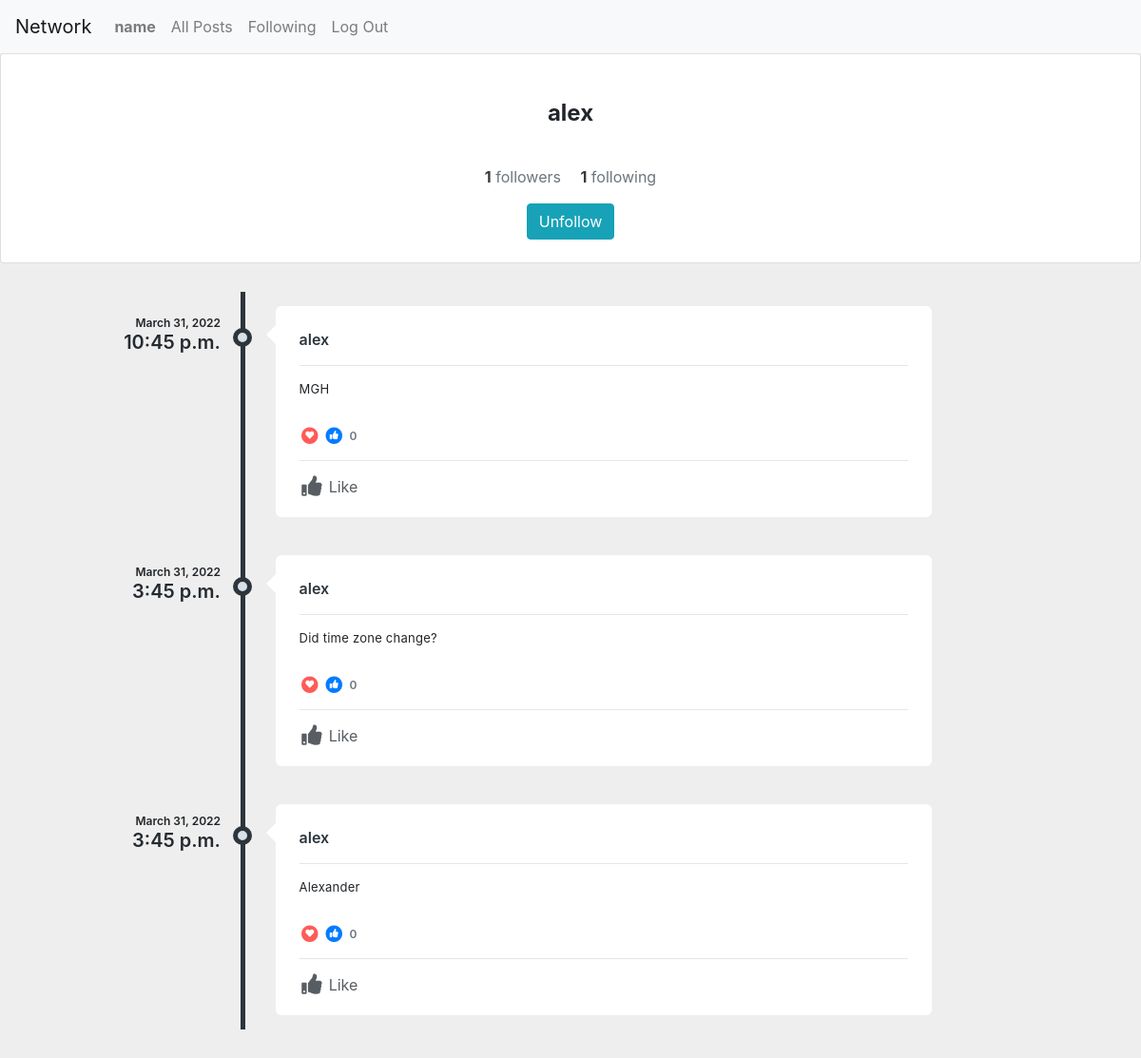
Screenshot of /alex/ (signed in) with the database file from the repository.
### network/models.py (models this page shows, shortened)
class User(AbstractUser):
    pass

class Posts(models.Model):
    person = models.ForeignKey(User, on_delete=models.CASCADE)
    post = models.CharField(max_length=280)
    timestamp = models.DateTimeField(auto_now_add=True)
    likes = models.ManyToManyField(User, related_name= 'likes')
    def likes_as_flat_user_id_list(self):
        return self.likes.values_list('id', flat=True)

### network/views.py (the view)
# urls.py: path("<str:person_url>/", views.username, name="username"),
def username(request, person_url):
    if request.method == "GET":
        person = User.objects.filter(username = person_url)
        posts = Posts.objects.filter(person__username = person_url).order_by('-id')
        if Following.objects.filter(person__username = person_url).exists():
            following = Following.objects.filter(person__username = person_url ).values_list("following").count()
        else:
            following = 0
        if Following.objects.filter(following__username = person_url).exists():
            followers = Following.objects.filter(following__username = person_url).count()
        else:
            followers = 0
        userisfollowing = False
        if Following.objects.filter(person = request.user.id).exists():
            if Following.objects.filter(person = request.user.id, following__username = person_url).exists():
                userisfollowing = True
        return render(request, "network/userprofile.html", {"persons": person, "posts": posts, "followers": followers, "following":following, "userisfollowing": userisfollowing})

### network/templates/network/userprofile.html (shortened to what this page needs)
{% extends "network/layout.html" %}
{% load static %}
{% block body %}
<link href="https://cdnjs.cloudflare.com/ajax/libs/font-awesome/5.11.2/css/all.min.css" rel="stylesheet">
<main>
{% for person in persons %}
        <div class="card social-prof">
            <div class="container">
    <div class="text-center py-4">
      <div class="col-md-8 col-lg-6 col-xl-5 p-0 mx-auto">
        <h4 class="font-weight-bold my-4 justify-content-center  align-items-center">{{person.username}}</h4>
         <div class="container">
    <div class="d-flex  justify-content-center align-items-center py-3">
      <div>
        <a href="#" class="d-inline-block text-dark">
          <strong>{{followers}}</strong>
          <span class="text-muted">followers</span>
        </a>
        <a href="#" class="d-inline-block text-dark ml-3">
          <strong>{{following}}</strong>
          <span class="text-muted">following</span>
        </a>
      </div>
    </div>
  </div>
        </div>
{% if user.username == person.username  %}
{% else %}
{% if userisfollowing == True %}
<form action="{% url 'unfollow' person.username %}" method="post">
<button type="submit" class="btn btn-info">Unfollow</button>
</form>
{% else %}
<form action="{% url 'follow' person.username %}" method="post">
   {% csrf_token %}
<button type="submit" class="btn btn-info">Follow</button>
</form>
{% endif %}
{% endif %}
    </div>
  </div>
 </div>
 {% endfor %}
               <div class="profile-content">
               <div class="tab-content p-0">
                  <div class="tab-pane fade active show" id="profile-post">
                     <ul class="timeline">
                         {% for post in posts %}
                        <li>
                           <div class="timeline-time">
                              <span class="date">{{post.timestamp.date}}</span>
                              <span class="time">{{post.timestamp.time}}</span>
                           </div>
                           <div class="timeline-icon">
                              <a href="javascript:;">&nbsp;</a>
                           </div>
                           <div class="timeline-body">
                              <div class="timeline-header">
                                 <span class="username"><a href="javascript:;">{{post.person}}</a> <small></small></span>
                              </div>
                              <div class="timeline-content">
                                 <p data-id= "{{post.pk}}">
                                   {{post.post}}
                                 </p>
                              </div>
                              <div class="timeline-likes">
                                 <div class="stats">
                                    <span class="fa-stack fa-fw stats-icon">
                                    <i class="fa fa-circle fa-stack-2x text-danger"></i>
                                    <i class="fa fa-heart fa-stack-1x fa-inverse t-plus-1"></i>
                                    </span>
                                    <span class="fa-stack fa-fw stats-icon">
                                    <i class="fa fa-circle fa-stack-2x text-primary"></i>
                                    <i class="fa fa-thumbs-up fa-stack-1x fa-inverse"></i>
                                    </span>
                                    <span data-id= "{{post.pk}}6" class="stats-total">{{post.likes.count }} </span>
                                 </div>
                              </div>
                              <div class="timeline-footer">
                                 {% if request.user.id in post.likes_as_flat_user_id_list %}
                                 <a href="javascript:;" onclick="updatelike('{{post.pk}}')" data-id="{{post.pk}}7" class="alreadyliked m-r-15 text-inverse-lighter"><i class="fa fa-thumbs-up fa-fw fa-lg m-r-3"></i> Like</a>
                                 {% else %}
                                 <a href="javascript:;" onclick="updatelike('{{post.pk}}')" data-id="{{post.pk}}7" class="m-r-15 text-inverse-lighter"><i class="fa fa-thumbs-up fa-fw fa-lg m-r-3"></i> Like</a>
                                 {% endif %}
                              </div>
                           </div>
                           </li>
                           {% endfor%}
                        </ul>
</main>
{% endblock %}

### network/templates/network/layout.html (shortened to what this page needs)
{% load static %}
<!DOCTYPE html>
<html lang="en">
    <head>
<link rel="stylesheet" href="https://cdn.jsdelivr.net/npm/bootstrap@4.0.0/dist/css/bootstrap.min.css">
        <link href="{% static 'network/styles.css' %}" rel="stylesheet">
        <link rel="stylesheet" href="https://cdnjs.cloudflare.com/ajax/libs/font-awesome/4.7.0/css/font-awesome.min.css">
    </head>
    <body>
        <nav class="navbar navbar-expand-lg navbar-light bg-light">
            <a class="navbar-brand" href="#">Network</a>
          <div class="collapse navbar-collapse" id="navbarNavAltMarkup">
            <div>
              <ul class="navbar-nav mr-auto">
                {% if user.is_authenticated %}
                    <li class="nav-item">
                        <a class="nav-link" href="{% url 'username' user.username %}"><strong>{{ user.username }}</strong></a>
                    </li>
                {% endif %}
                <li class="nav-item">
                  <a class="nav-link" href="{% url 'index' %}">All Posts</a>
                </li>
                {% if user.is_authenticated %}
                    <li class="nav-item">
                        <a class="nav-link" href="{% url 'following' user.id %}">Following</a>
                    </li>
                    <li class="nav-item">
                        <a class="nav-link" href="{% url 'logout' %}">Log Out</a>
                    </li>
                {% endif %}
              </ul>
            </div>
            </div>
          </nav>
        <div class="body">
            {% block body %}
            {% endblock %}
        </div>
    </body>
</html>

### network/static/network/styles.css (style rules this page uses)
body { background:#eee; }
.b-minus-1, .b-minus-10, .b-minus-2, .b-minus-3, .b-minus-4, .b-minus-5, .b-minus-6, .b-minus-7, .b-minus-8, .b-minus-9, .b-plus-1, .b-plus-10, .b-plus-2, .b-plus-3, .b-plus-4, .b-plus-5, .b-plus-6, .b-plus-7, .b-plus-8, .b-plus-9, .l-minus-1, .l-minus-2, .l-minus-3, .l-minus-4, .l-minus-5, .l-minus-6, .l-minus-7, .l-minus-8, .l-minus-9, .l-plus-1, .l-plus-10, .l-plus-2, .l-plus-3, .l-plus-4, .l-plus-5, .l-plus-6, .l-plus-7, .l-plus-8, .l-plus-9, .r-minus-1, .r-minus-10, .r-minus-2, .r-minus-3, .r-minus-4, .r-minus-5, .r-minus-6, .r-minus-7, .r-minus-8, .r-minus-9, .r-plus-1, .r-plus-10, .r-plus-2, .r-plus-3, .r-plus-4, .r-plus-5, .r-plus-6, .r-plus-7, .r-plus-8, .r-plus-9, .t-minus-1, .t-minus-10, .t-minus-2, .t-minus-3, .t-minus-4, .t-minus-5, .t-minus-6, .t-minus-7, .t-minus-8, .t-minus-9, .t-plus-1, .t-plus-10, .t-plus-2, .t-plus-3, .t-plus-4, .t-plus-5, .t-plus-6, .t-plus-7, .t-plus-8, .t-plus-9 { position: relative!important }
.profile-content { padding: 25px; border-radius: 4px }
.profile-content:after, .profile-content:before { content: ''; display: table; clear: both }
.profile-content .tab-content, .profile-content .tab-pane { background: 0 0 }
.timeline { list-style-type: none; margin: 0; padding: 0; position: relative }
.timeline:before { content: ''; position: absolute; top: 5px; bottom: 5px; width: 5px; background: #2d353c; left: 20%; margin-left: -2.5px }
.timeline>li { position: relative; min-height: 50px; padding: 20px 0 }
.timeline .timeline-time { position: absolute; left: 0; width: 18%; text-align: right; top: 30px }
.timeline .timeline-time .date, .timeline .timeline-time .time { display: block; font-weight: 600 }
.timeline .timeline-time .date { line-height: 16px; font-size: 12px }
.timeline .timeline-time .time { line-height: 24px; font-size: 20px; color: #242a30 }
.timeline .timeline-icon { left: 15%; position: absolute; width: 10%; text-align: center; top: 40px }
.timeline .timeline-icon a { text-decoration: none; width: 20px; height: 20px; display: inline-block; border-radius: 20px; background: #d9e0e7; line-height: 10px; color: #fff; font-size: 14px; border: 5px solid #2d353c; transition: border-color .2s linear }
.timeline .timeline-body { margin-left: 23%; margin-right: 17%; background: #fff; position: relative; padding: 20px 25px; border-radius: 6px }
.timeline .timeline-body:before { content: ''; display: block; position: absolute; border: 10px solid transparent; border-right-color: #fff; left: -20px; top: 20px }
.timeline .timeline-body>div+div { margin-top: 15px }
.timeline .timeline-body>div+div:last-child { margin-bottom: -20px; padding-bottom: 20px; border-radius: 0 0 6px 6px }
.timeline-header { padding-bottom: 10px; border-bottom: 1px solid #e2e7eb; line-height: 30px }
.timeline-header .username { font-size: 16px; font-weight: 600 }
.timeline-header .username, .timeline-header .username a { color: #2d353c }
.timeline-content { letter-spacing: .25px; line-height: 18px; font-size: 13px }
.timeline-content:after, .timeline-content:before { content: ''; display: table; clear: both }
.timeline-footer { background: #fff; border-top: 1px solid #e2e7ec; padding-top: 15px }
.timeline-footer a:not(.btn) { color: #575d63 }
.timeline-likes { color: #6d767f; font-weight: 600; font-size: 12px }
.timeline-likes .stats-total { display: inline-block; line-height: 20px }
.timeline-likes .stats-icon { float: left; margin-right: 5px; font-size: 9px }
.timeline-likes .stats-icon+.stats-icon { margin-left: -2px }
.text-danger, .text-red { color: #ff5b57!important; }

### rows the page displays
User: username "name"
User: username "alex", followers "1", following "1", shows "Unfollow"
Posts: timestamp "March 31, 2022", timestamp.time "10:45 p.m.", person "alex", post "MGH", likes.count "0"
Posts: timestamp "March 31, 2022", timestamp.time "3:45 p.m.", person "alex", post "Did time zone change?", likes.count "0"
Posts: timestamp "March 31, 2022", timestamp.time "3:45 p.m.", person "alex", post "Alexander", likes.count "0"
